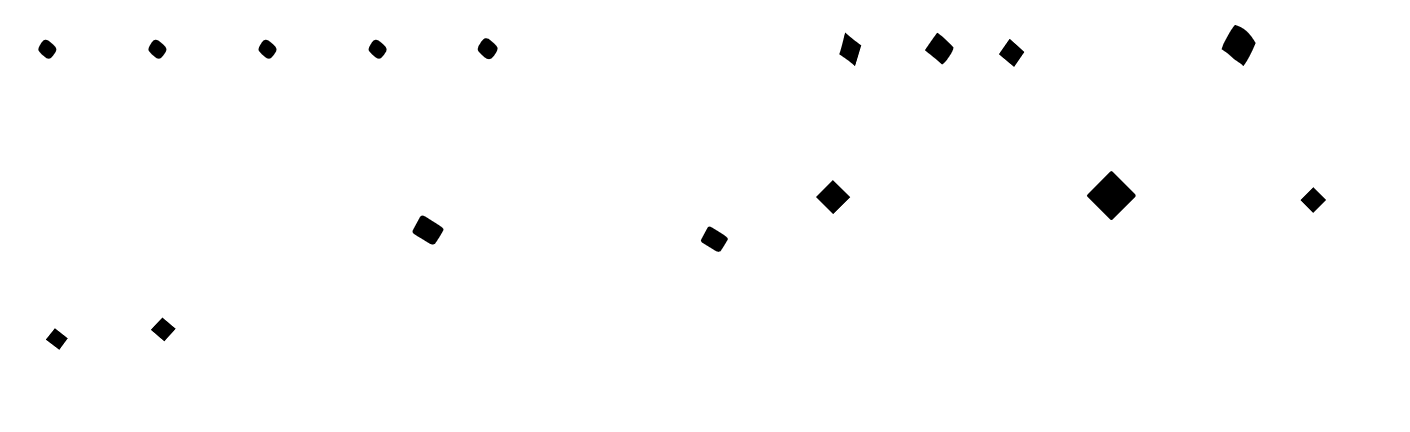
%> input picture dataFolder/0.png, 1410 x 432 px; its folder holds only this picture in this run
$ octave CreateDB.m   (GNU Octave 9; MATLAB toolbox functions it lacks are replaced by stand-ins)
%> lines starting %> are read from the running program, lines starting %| are printed output that depends on the picture; in (x1, y1, x2, y2) boxes, pixels count from 0 and x2, y2 are one past the last pixel; in counts of white or black regions, pixels touching at a corner belong together; the program's own positions count from 1
% MATLAB code for generating database of persian digits. It is a general
% purpose code and can be used for generating handwritten or typed chars DB
% the only one that you shoud do is to create a .png file with typed font
% on a withe background file for each digit X(or char) and name the file as
% the class label you want (for example name each digit X as X.png)
% Also, a JSON file is created at the end to be used in conjunction with
% deep learning methods.
clear,clc;
close all;
warning off;

%%
samplePerDigit=20;%the number of sample per digit

%%
folder='dataFolder';%for each class (here digits X) create a white background .png image that contains digit X with differnt fonts
addpath(folder);
ft =dir(fullfile([folder,'\','*.png']));

jsonstr='[';
ctr=1;
orderedFileNumber=0;%If orderedFileNumber==1 then the file name starts from 1.png,2.png,.... Else randNum1.png, randNum2.png,...
maxfileThatisCreated=10*samplePerDigit*2;
if orderedFileNumber
    fnum=1:maxfileThatisCreated;
else
    fnum=randperm(maxfileThatisCreated);
end
for i=1:numel(ft) %loop over each digit
    img=imread(ft(i).name); %read the X.png file containing digit X (Here, the file name is the digit)
%> img is the input picture: size 432x1410x3 uint8; min 0, max 255, mean 252.1
    img=(imcomplement(im2bw(img)));
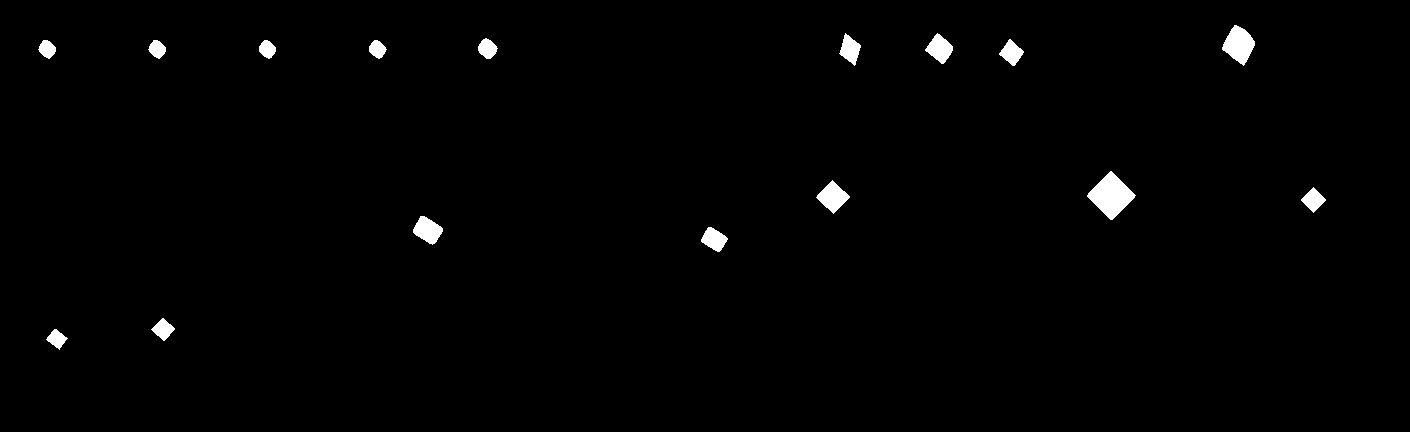
%> img: size 432x1410 logical; 1.1% white; 16 white regions
    stats = regionprops('table',img,'BoundingBox');%find region of each font
%> stats = 16 regions; largest, box (x1, y1, x2, y2): (1087, 171, 1136, 220), (1222, 25, 1255, 66), (816, 180, 850, 214), (413, 216, 443, 245), (925, 33, 953, 64)
    bb=table2array(stats);
%> bb = 16 rows, first 8: [38.5 40.5 18 19; 46.5 329.5 22 21; 148.5 40.5 18 19; 151.5 318.5 24 23; 259.5 40.5 17 19; 369.5 40.5 18 19; 413.5 216.5 30 29; 478.5 38.5 20 21]
    [~,digitSubfolder,~] = fileparts(ft(i).name);
    if (exist([folder,'/',digitSubfolder],'dir')==7) %check if subfolder X exists or not
        rmdir([folder,'/',digitSubfolder],'s'); %remove existing folder
    end
    mkdir([folder,'/'],digitSubfolder); %else create a folder for digit X
%     delete(sprintf('%s/%s/*.png',ft(i).folder,digitSubfolder));% remove existing files in folder X
    fprintf('Loop over digit: %s\n',digitSubfolder);
    for j=1:size(bb,1) %loop over each digit
        croppedImg=255*uint8(img(bb(j,2):bb(j,2)+bb(j,4)-1,(bb(j,1):bb(j,1)+bb(j,3)-1)));%crop a font
        numSamplePerFont=ceil(samplePerDigit/size(bb,1));%the number of sample per font
        for k=1:numSamplePerFont
            smp=croppedImg;
            % random change in each sample
            smp=imresize(smp,[floor(size(smp,1)*1.5),size(smp,2)]);%resize each font
            smp=imrotate(smp,randi([-5,5],1));%random rotation
            backColor=randi([0,100],1);%random back color
            smp(smp==0)=backColor;
            [rsmp,csmp]=size(smp);
            paddsize=[floor(rsmp/9),floor(csmp/3)];%padd each font
            if (strcmp(digitSubfolder,'0')) % different padding for digit 0
                paddsize=ceil([rsmp,csmp]*.5);
            end
            smp = padarray(smp,paddsize,backColor);%padd with backColor
            if (rand()>0.6) %random noise
                smp=imnoise(smp,'salt & pepper',randi([3,6],1)/100);
                smp = imfilter(smp,fspecial('motion',randi([5,10],1),randi([10,360],1)),'replicate');
            end
            if (rand()>0.8)  %blurring
                smp=imgaussfilt(smp,3);
            end
            if (rand()>0.8)  %random noise
                smp=imnoise(smp,'salt & pepper',randi([1,3],1)/100);
            end
            smp=imgaussfilt(smp,randi([1,3],1)); %blurring
            smp=imresize(smp,[32,32]); %resize sample to 32*32
            [h,w]=size(smp);
            filename=sprintf('%d.png',fnum(ctr));
            str=sprintf('\n{\n"boxes": [\n{\n"width":%d,\n"top":%d,\n"label":%d.0,\n"left":%d,\n"height":%d\n}\n],\n"filename":"%s"\n},',w,0,str2num(digitSubfolder),0,h,filename);
            jsonstr=strcat(jsonstr,str);%jsonstr is an string to create the information of samples in json format mostly used by deep learning methods
            imwrite(smp, sprintf('%s\\%s\\%d.png',ft(i).folder,digitSubfolder,fnum(ctr)),'png'); %write image as png image, you can use the mask property if imagewrite to create png with transparent background
            ctr=ctr+1; %increase file name counter
        end
    end
%> this loop made 16 passes
%> pass 1, `for k=1:numSamplePerFont smp=croppedImg;  smp=imresize(smp,[floor(size..`:
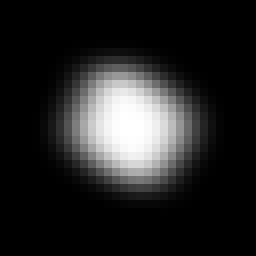
%> saved as 338.png: size 32x32 uint8 (shown 8 times larger); min 0, max 255, mean 36.1
%> pass 1, `for k=1:numSamplePerFont smp=croppedImg;  smp=imresize(smp,[floor(size..`:
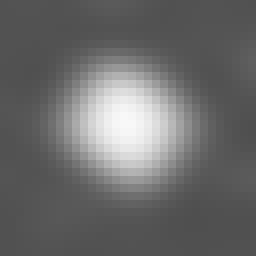
%> saved as 304.png: size 32x32 uint8 (shown 8 times larger); min 79, max 248, mean 106.6
%> pass 2, `croppedImg=255*uint8(img(bb(j,2):bb(j,2)+bb(j,4)-1,(bb(j,1):bb(j,1)+bb..`:
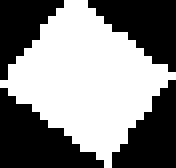
%> croppedImg: size 21x22 uint8 (shown 8 times larger); 51.9% white; 4 black regions, box (x1, y1, x2, y2) and area: (0, 11, 13, 21) 70, (11, 0, 22, 9) 57, (14, 10, 22, 21) 53, (0, 0, 8, 10) 42
%> pass 2, `for k=1:numSamplePerFont smp=croppedImg;  smp=imresize(smp,[floor(size..`:
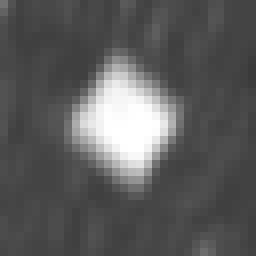
%> saved as 170.png: size 32x32 uint8 (shown 8 times larger); min 57, max 255, mean 91.5
%> after the loop:
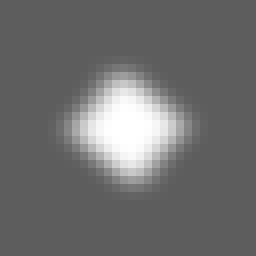
%> smp: size 32x32 uint8 (shown 8 times larger); min 93, max 255, mean 109.9
%> after the loop, ctr = 33
end
jsonstr(end)=']';
fid = fopen('digitStruct.json','wt');
fprintf(fid, '%s', jsonstr);
fclose(fid);

$ run again, on dataFolder/4.png
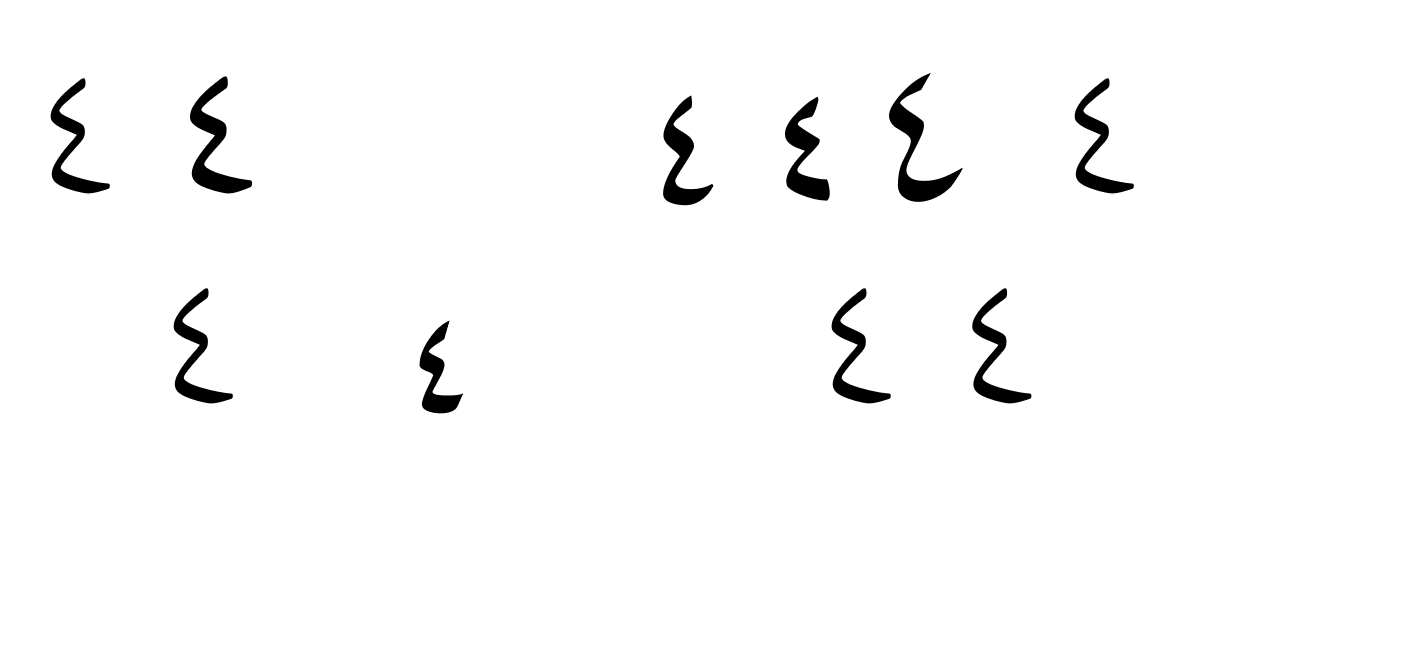
%> input picture dataFolder/4.png, 1420 x 656 px
%> img is the input picture: size 656x1420x3 uint8; min 0, max 255, mean 249.8
%> `img=(imcomplement(im2bw(img)));`:
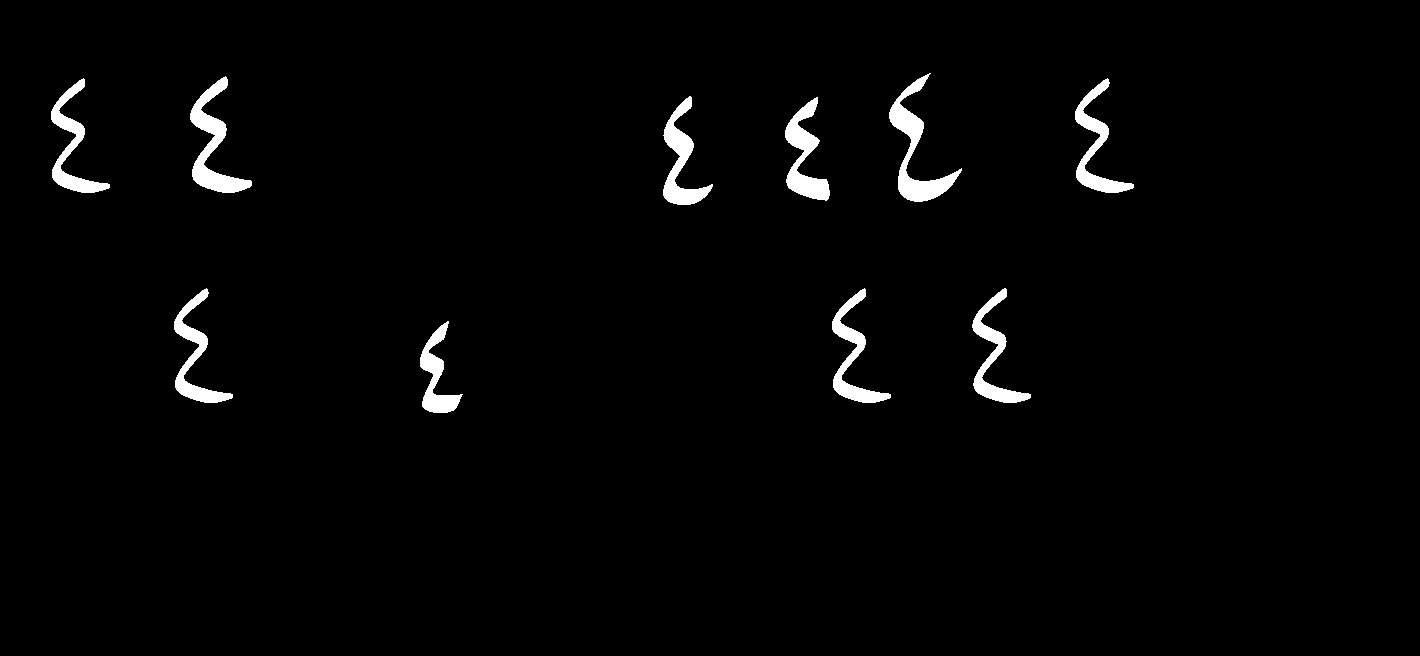
%> img: size 656x1420 logical; 2% white; 10 white regions
%> stats = 10 regions; largest, box (x1, y1, x2, y2): (889, 73, 962, 202), (190, 76, 252, 193), (51, 78, 110, 193), (174, 288, 233, 403), (832, 288, 891, 403)
%> bb = 10 rows, first 8: [51.5 78.5 59 115; 174.5 288.5 59 115; 190.5 76.5 62 117; 420.5 321.5 43 92; 663.5 96.5 50 109; 785.5 97.5 45 104; 832.5 288.5 59 115; 889.5 73.5 73 129]
%> the loop `for j=1:size(bb,1)` made 10 passes
%> after the loop `for j=1:size(bb,1)`:
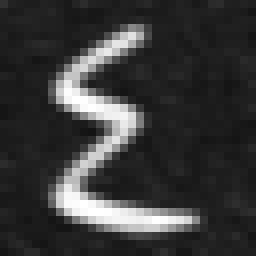
%> smp: size 32x32 uint8 (shown 8 times larger); min 19, max 255, mean 56.5
%> after the loop `for j=1:size(bb,1)`: ctr = 21

$ run again, on dataFolder/5.png
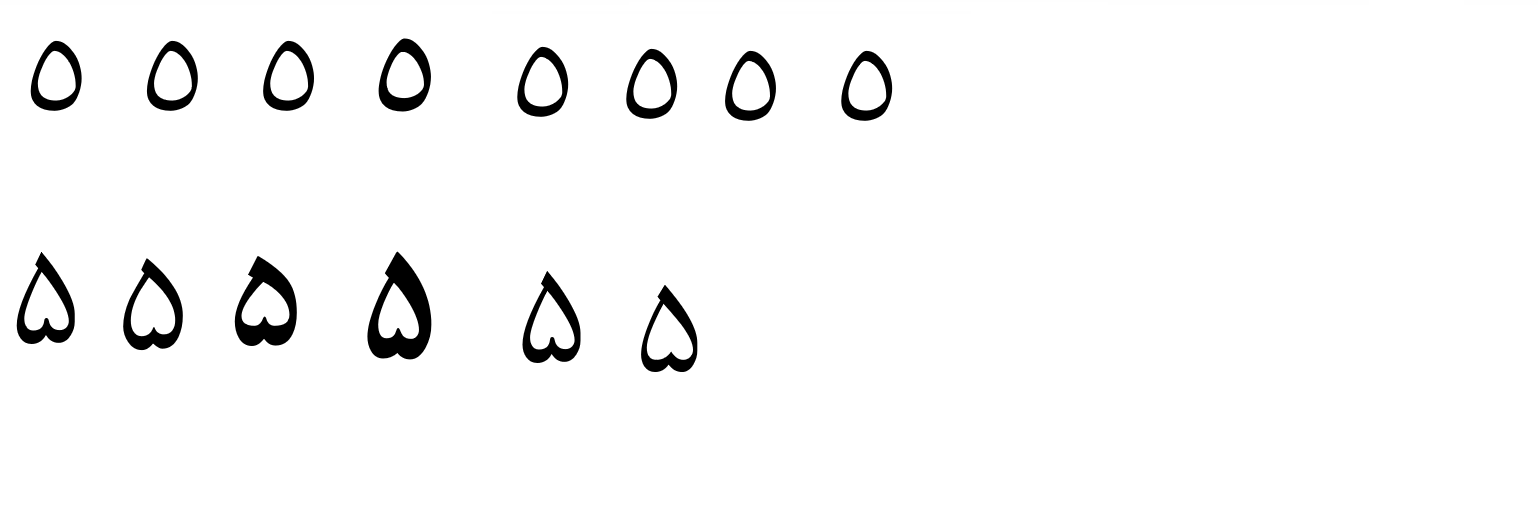
%> input picture dataFolder/5.png, 1538 x 508 px
%> img is the input picture: size 508x1538x3 uint8; min 0, max 255, mean 247.2
%> `img=(imcomplement(im2bw(img)));`:
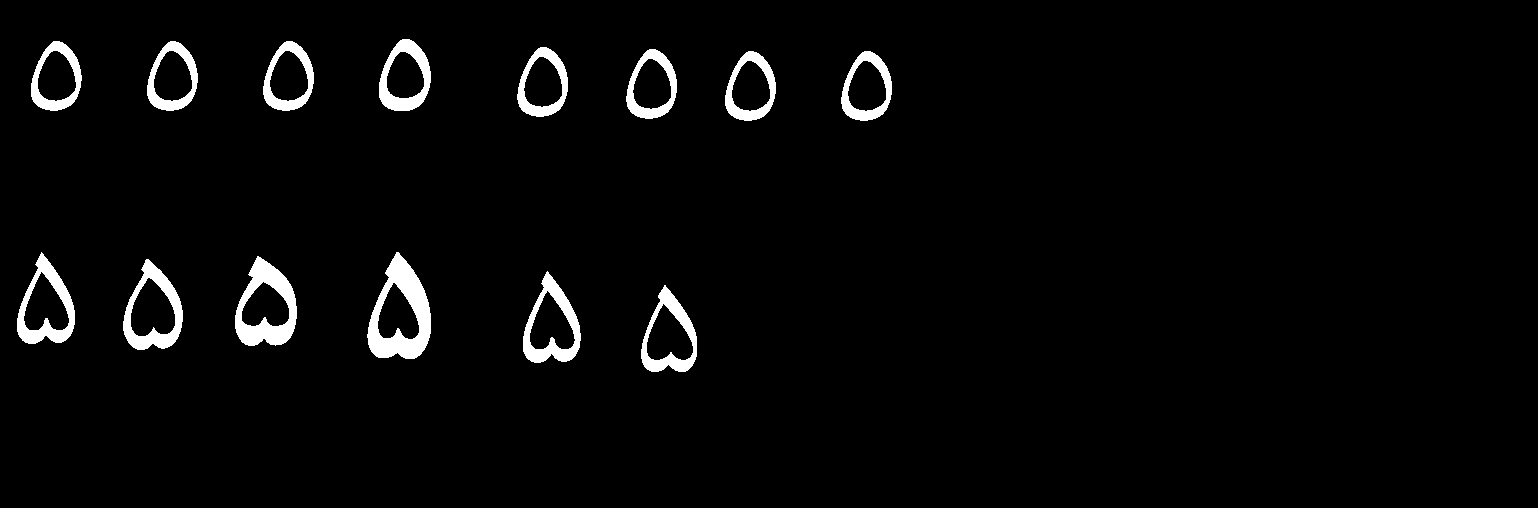
%> img: size 508x1538 logical; 3% white; 14 white regions
%> stats = 14 regions; largest, box (x1, y1, x2, y2): (367, 252, 431, 359), (235, 256, 297, 346), (123, 259, 183, 350), (17, 252, 75, 344), (523, 271, 581, 363)
%> bb = 14 rows, first 8: [17.5 252.5 58 92; 31.5 41.5 51 70; 123.5 259.5 60 91; 147.5 41.5 51 70; 235.5 256.5 62 90; 263.5 41.5 51 70; 367.5 252.5 64 107; 379.5 39.5 52 72]
%> the loop `for j=1:size(bb,1)` made 14 passes
%> after the loop `for j=1:size(bb,1)`:
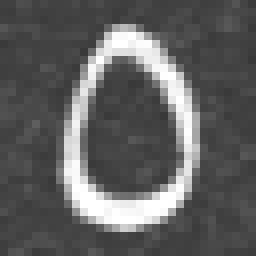
%> smp: size 32x32 uint8 (shown 8 times larger); min 56, max 255, mean 96
%> after the loop `for j=1:size(bb,1)`: ctr = 29

$ run again, on dataFolder/6.png
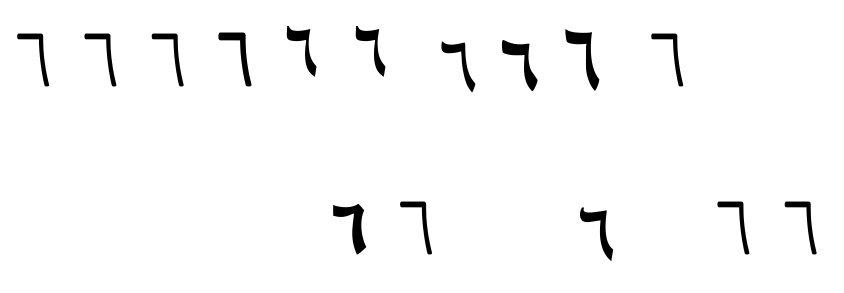
%> input picture dataFolder/6.png, 1688 x 586 px (shown at 1/2 size)
%> img is the input picture: size 586x1688x3 uint8; min 0, max 255, mean 248.2
%> `img=(imcomplement(im2bw(img)));`:
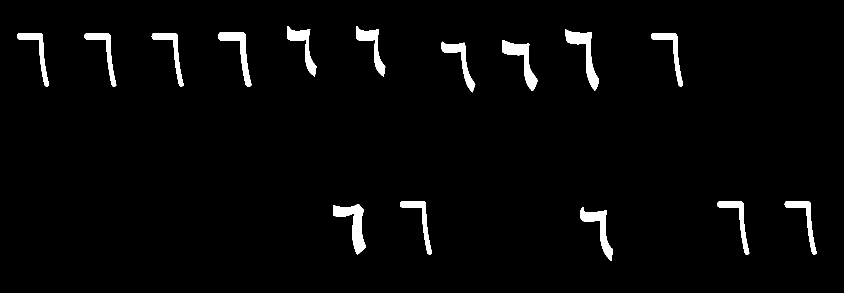
%> img: size 586x1688 logical (shown at 1/2 size); 2.7% white; 15 white regions
%> stats = 15 regions; largest, box (x1, y1, x2, y2): (1131, 58, 1198, 182), (1004, 80, 1075, 182), (437, 65, 503, 173), (1160, 415, 1226, 522), (883, 83, 951, 185)
%> bb = 15 rows, first 8: [34.5 67.5 64 106; 169.5 67.5 64 106; 303.5 67.5 64 106; 437.5 65.5 66 108; 574.5 52.5 59 101; 666.5 408.5 66 101; 712.5 52.5 59 101; 800.5 403.5 64 106]
%> the loop `for j=1:size(bb,1)` made 15 passes
%> after the loop `for j=1:size(bb,1)`:
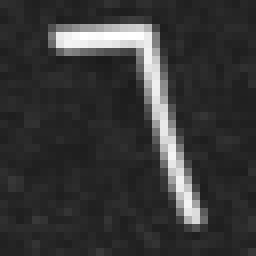
%> smp: size 32x32 uint8 (shown 8 times larger); min 27, max 255, mean 55
%> after the loop `for j=1:size(bb,1)`: ctr = 31
